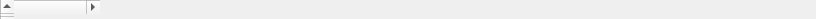
       <widget class="QHeaderView" name="headerView_2" native="true">
        <property name="enabled">
         <bool>true</bool>
        </property>
        <property name="geometry">
         <rect>
          <x>1</x>
          <y>1</y>
          <width>816</width>
          <height>19</height>
         </rect>
        </property>
        <property name="sizePolicy">
         <sizepolicy hsizetype="Expanding" vsizetype="Expanding">
          <horstretch>0</horstretch>
          <verstretch>0</verstretch>
         </sizepolicy>
        </property>
        <property name="minimumSize">
         <size>
          <width>0</width>
          <height>0</height>
         </size>
        </property>
        <property name="maximumSize">
         <size>
          <width>16777215</width>
          <height>16777215</height>
         </size>
        </property>
        <property name="sizeIncrement">
         <size>
          <width>0</width>
          <height>0</height>
         </size>
        </property>
        <property name="baseSize">
         <size>
          <width>0</width>
          <height>0</height>
         </size>
        </property>
        <property name="palette">
         <palette>
          <active/>
          <inactive/>
          <disabled/>
         </palette>
        </property>
        <property name="font">
         <font/>
        </property>
        <property name="cursor">
         <cursorShape>ArrowCursor</cursorShape>
        </property>
        <property name="mouseTracking">
         <bool>false</bool>
        </property>
        <property name="tabletTracking">
         <bool>false</bool>
        </property>
        <property name="focusPolicy">
         <enum>Qt::NoFocus</enum>
        </property>
        <property name="contextMenuPolicy">
         <enum>Qt::DefaultContextMenu</enum>
        </property>
        <property name="updatesEnabled">
         <bool>true</bool>
        </property>
        <property name="visible">
         <bool>true</bool>
        </property>
        <property name="acceptDrops">
         <bool>false</bool>
        </property>
        <property name="windowTitle">
         <string/>
        </property>
        <property name="windowIconText">
         <string/>
        </property>
        <property name="windowOpacity">
         <double>1.000000000000000</double>
        </property>
        <property name="windowModified">
         <bool>false</bool>
        </property>
        <property name="toolTip">
         <string/>
        </property>
        <property name="toolTipDuration">
         <number>-1</number>
        </property>
        <property name="statusTip">
         <string/>
        </property>
        <property name="whatsThis">
         <string/>
        </property>
        <property name="accessibleName">
         <string/>
        </property>
        <property name="accessibleDescription">
         <string/>
        </property>
        <property name="layoutDirection">
         <enum>Qt::LeftToRight</enum>
        </property>
        <property name="autoFillBackground">
         <bool>false</bool>
        </property>
        <property name="styleSheet">
         <string notr="true"/>
        </property>
        <property name="locale">
         <locale language="English" country="UnitedStates"/>
        </property>
        <property name="windowFilePath">
         <string/>
        </property>
        <property name="inputMethodHints">
         <set>Qt::ImhNone</set>
        </property>
        <property name="midLineWidth" stdset="0">
         <number>0</number>
        </property>
        <property name="cascadingSectionResizes" stdset="0">
         <bool>false</bool>
        </property>
        <property name="maximumSectionSize" stdset="0">
         <number>1048575</number>
        </property>
        <property name="dragEnabled" stdset="0">
         <bool>false</bool>
        </property>
        <property name="showSortIndicator" stdset="0">
         <bool>false</bool>
        </property>
        <property name="lineWidth" stdset="0">
         <number>1</number>
        </property>
        <property name="minimumSectionSize" stdset="0">
         <number>26</number>
        </property>
        <property name="defaultSectionSize" stdset="0">
         <number>100</number>
        </property>
        <property name="alternatingRowColors" stdset="0">
         <bool>false</bool>
        </property>
        <property name="tabKeyNavigation" stdset="0">
         <bool>false</bool>
        </property>
        <property name="autoScroll" stdset="0">
         <bool>true</bool>
        </property>
        <property name="autoScrollMargin" stdset="0">
         <number>16</number>
        </property>
        <property name="iconSize" stdset="0">
         <size>
          <width>-1</width>
          <height>-1</height>
         </size>
        </property>
        <property name="dragDropOverwriteMode" stdset="0">
         <bool>false</bool>
        </property>
        <property name="highlightSections" stdset="0">
         <bool>true</bool>
        </property>
        <property name="firstSectionMovable" stdset="0">
         <bool>true</bool>
        </property>
        <property name="showDropIndicator" stdset="0">
         <bool>true</bool>
        </property>
        <property name="frameRect" stdset="0">
         <rect>
          <x>0</x>
          <y>0</y>
          <width>816</width>
          <height>19</height>
         </rect>
        </property>
        <property name="stretchLastSection" stdset="0">
         <bool>false</bool>
        </property>
        <widget class="QWidget" name="qt_scrollarea_viewport_3" native="true">
         <property name="enabled">
          <bool>true</bool>
         </property>
         <property name="geometry">
          <rect>
           <x>0</x>
           <y>0</y>
           <width>816</width>
           <height>19</height>
          </rect>
         </property>
         <property name="sizePolicy">
          <sizepolicy hsizetype="Preferred" vsizetype="Preferred">
           <horstretch>0</horstretch>
           <verstretch>0</verstretch>
          </sizepolicy>
         </property>
         <property name="minimumSize">
          <size>
           <width>0</width>
           <height>0</height>
          </size>
         </property>
         <property name="maximumSize">
          <size>
           <width>16777215</width>
           <height>16777215</height>
          </size>
         </property>
         <property name="sizeIncrement">
          <size>
           <width>0</width>
           <height>0</height>
          </size>
         </property>
         <property name="baseSize">
          <size>
           <width>0</width>
           <height>0</height>
          </size>
         </property>
         <property name="palette">
          <palette>
           <active/>
           <inactive/>
           <disabled/>
          </palette>
         </property>
         <property name="font">
          <font/>
         </property>
         <property name="cursor">
          <cursorShape>ArrowCursor</cursorShape>
         </property>
         <property name="mouseTracking">
          <bool>true</bool>
         </property>
         <property name="tabletTracking">
          <bool>false</bool>
         </property>
         <property name="focusPolicy">
          <enum>Qt::NoFocus</enum>
         </property>
         <property name="contextMenuPolicy">
          <enum>Qt::DefaultContextMenu</enum>
         </property>
         <property name="updatesEnabled">
          <bool>true</bool>
         </property>
         <property name="visible">
          <bool>true</bool>
         </property>
         <property name="acceptDrops">
          <bool>false</bool>
         </property>
         <property name="windowTitle">
          <string/>
         </property>
         <property name="windowIconText">
          <string/>
         </property>
         <property name="windowOpacity">
          <double>1.000000000000000</double>
         </property>
         <property name="windowModified">
          <bool>false</bool>
         </property>
         <property name="toolTip">
          <string/>
         </property>
         <property name="toolTipDuration">
          <number>-1</number>
         </property>
         <property name="statusTip">
          <string/>
         </property>
         <property name="whatsThis">
          <string/>
         </property>
         <property name="accessibleName">
          <string/>
         </property>
         <property name="accessibleDescription">
          <string/>
         </property>
         <property name="layoutDirection">
          <enum>Qt::LeftToRight</enum>
         </property>
         <property name="autoFillBackground">
          <bool>true</bool>
         </property>
         <property name="styleSheet">
          <string notr="true"/>
         </property>
         <property name="locale">
          <locale language="English" country="UnitedStates"/>
         </property>
         <property name="windowFilePath">
          <string/>
         </property>
         <property name="inputMethodHints">
          <set>Qt::ImhNone</set>
         </property>
        </widget>
        <widget class="QWidget" name="qt_scrollarea_hcontainer_2">
         <property name="enabled">
          <bool>true</bool>
         </property>
         <property name="geometry">
          <rect>
           <x>0</x>
           <y>0</y>
           <width>100</width>
           <height>30</height>
          </rect>
         </property>
         <property name="sizePolicy">
          <sizepolicy hsizetype="Preferred" vsizetype="Preferred">
           <horstretch>0</horstretch>
           <verstretch>0</verstretch>
          </sizepolicy>
         </property>
         <property name="minimumSize">
          <size>
           <width>0</width>
           <height>0</height>
          </size>
         </property>
         <property name="maximumSize">
          <size>
           <width>16777215</width>
           <height>16777215</height>
          </size>
         </property>
         <property name="sizeIncrement">
          <size>
           <width>0</width>
           <height>0</height>
          </size>
         </property>
         <property name="baseSize">
          <size>
           <width>0</width>
           <height>0</height>
          </size>
         </property>
         <property name="palette">
          <palette>
           <active/>
           <inactive/>
           <disabled/>
          </palette>
         </property>
         <property name="font">
          <font/>
         </property>
         <property name="cursor">
          <cursorShape>ArrowCursor</cursorShape>
         </property>
         <property name="mouseTracking">
          <bool>false</bool>
         </property>
         <property name="tabletTracking">
          <bool>false</bool>
         </property>
         <property name="focusPolicy">
          <enum>Qt::NoFocus</enum>
         </property>
         <property name="contextMenuPolicy">
          <enum>Qt::DefaultContextMenu</enum>
         </property>
         <property name="updatesEnabled">
          <bool>true</bool>
         </property>
         <property name="visible">
          <bool>false</bool>
         </property>
         <property name="acceptDrops">
          <bool>false</bool>
         </property>
         <property name="windowTitle">
          <string/>
         </property>
         <property name="windowIconText">
          <string/>
         </property>
         <property name="windowOpacity">
          <double>1.000000000000000</double>
         </property>
         <property name="windowModified">
          <bool>false</bool>
         </property>
         <property name="toolTip">
          <string/>
         </property>
         <property name="toolTipDuration">
          <number>-1</number>
         </property>
         <property name="statusTip">
          <string/>
         </property>
         <property name="whatsThis">
          <string/>
         </property>
         <property name="accessibleName">
          <string/>
         </property>
         <property name="accessibleDescription">
          <string/>
         </property>
         <property name="layoutDirection">
          <enum>Qt::LeftToRight</enum>
         </property>
         <property name="autoFillBackground">
          <bool>false</bool>
         </property>
         <property name="styleSheet">
          <string notr="true"/>
         </property>
         <property name="locale">
          <locale language="English" country="UnitedStates"/>
         </property>
         <property name="windowFilePath">
          <string/>
         </property>
         <property name="inputMethodHints">
          <set>Qt::ImhNone</set>
         </property>
         <layout class="QGridLayout" name="_7">
          <property name="sizeConstraint">
           <enum>QLayout::SetMaximumSize</enum>
          </property>
          <property name="leftMargin">
           <number>0</number>
          </property>
          <property name="topMargin">
           <number>0</number>
          </property>
          <property name="rightMargin">
           <number>0</number>
          </property>
          <property name="bottomMargin">
           <number>0</number>
          </property>
          <property name="spacing">
           <number>0</number>
          </property>
          <item row="0" column="0">
           <widget class="QScrollBar" name="scrollBar_4">
            <property name="enabled">
             <bool>true</bool>
            </property>
            <property name="sizePolicy">
             <sizepolicy hsizetype="Minimum" vsizetype="Fixed">
              <horstretch>0</horstretch>
              <verstretch>0</verstretch>
             </sizepolicy>
            </property>
            <property name="minimumSize">
             <size>
              <width>0</width>
              <height>0</height>
             </size>
            </property>
            <property name="maximumSize">
             <size>
              <width>16777215</width>
              <height>16777215</height>
             </size>
            </property>
            <property name="sizeIncrement">
             <size>
              <width>0</width>
              <height>0</height>
             </size>
            </property>
            <property name="baseSize">
             <size>
              <width>0</width>
              <height>0</height>
             </size>
            </property>
            <property name="palette">
             <palette>
              <active/>
              <inactive/>
              <disabled/>
             </palette>
            </property>
            <property name="font">
             <font/>
            </property>
            <property name="cursor">
             <cursorShape>ArrowCursor</cursorShape>
            </property>
            <property name="mouseTracking">
             <bool>false</bool>
            </property>
            <property name="tabletTracking">
             <bool>false</bool>
            </property>
            <property name="focusPolicy">
             <enum>Qt::NoFocus</enum>
            </property>
            <property name="contextMenuPolicy">
             <enum>Qt::DefaultContextMenu</enum>
            </property>
            <property name="updatesEnabled">
             <bool>true</bool>
            </property>
            <property name="visible">
             <bool>false</bool>
            </property>
            <property name="acceptDrops">
             <bool>false</bool>
            </property>
            <property name="windowTitle">
             <string/>
            </property>
            <property name="windowIconText">
             <string/>
            </property>
            <property name="windowOpacity">
             <double>1.000000000000000</double>
            </property>
            <property name="windowModified">
             <bool>false</bool>
            </property>
            <property name="toolTip">
             <string/>
            </property>
            <property name="toolTipDuration">
             <number>-1</number>
            </property>
            <property name="statusTip">
             <string/>
            </property>
            <property name="whatsThis">
             <string/>
            </property>
            <property name="accessibleName">
             <string/>
            </property>
            <property name="accessibleDescription">
             <string/>
            </property>
            <property name="layoutDirection">
             <enum>Qt::LeftToRight</enum>
            </property>
            <property name="autoFillBackground">
             <bool>false</bool>
            </property>
            <property name="styleSheet">
             <string notr="true"/>
            </property>
            <property name="locale">
             <locale language="English" country="UnitedStates"/>
            </property>
            <property name="windowFilePath">
             <string/>
            </property>
            <property name="inputMethodHints">
             <set>Qt::ImhNone</set>
            </property>
            <property name="minimum">
             <number>0</number>
            </property>
            <property name="maximum">
             <number>0</number>
            </property>
            <property name="singleStep">
             <number>1</number>
            </property>
            <property name="pageStep">
             <number>10</number>
            </property>
            <property name="value">
             <number>0</number>
            </property>
            <property name="sliderPosition">
             <number>0</number>
            </property>
            <property name="tracking">
             <bool>true</bool>
            </property>
            <property name="orientation">
             <enum>Qt::Horizontal</enum>
            </property>
            <property name="invertedAppearance">
             <bool>false</bool>
            </property>
            <property name="invertedControls">
             <bool>true</bool>
            </property>
            <property name="sliderDown">
             <bool>false</bool>
            </property>
           </widget>
          </item>
         </layout>
        </widget>
        <widget class="QWidget" name="qt_scrollarea_vcontainer_3">
         <property name="enabled">
          <bool>true</bool>
         </property>
         <property name="geometry">
          <rect>
           <x>0</x>
           <y>0</y>
           <width>100</width>
           <height>30</height>
          </rect>
         </property>
         <property name="sizePolicy">
          <sizepolicy hsizetype="Preferred" vsizetype="Preferred">
           <horstretch>0</horstretch>
           <verstretch>0</verstretch>
          </sizepolicy>
         </property>
         <property name="minimumSize">
          <size>
           <width>0</width>
           <height>0</height>
          </size>
         </property>
         <property name="maximumSize">
          <size>
           <width>16777215</width>
           <height>16777215</height>
          </size>
         </property>
         <property name="sizeIncrement">
          <size>
           <width>0</width>
           <height>0</height>
          </size>
         </property>
         <property name="baseSize">
          <size>
           <width>0</width>
           <height>0</height>
          </size>
         </property>
         <property name="palette">
          <palette>
           <active/>
           <inactive/>
           <disabled/>
          </palette>
         </property>
         <property name="font">
          <font/>
         </property>
         <property name="cursor">
          <cursorShape>ArrowCursor</cursorShape>
         </property>
         <property name="mouseTracking">
          <bool>false</bool>
         </property>
         <property name="tabletTracking">
          <bool>false</bool>
         </property>
         <property name="focusPolicy">
          <enum>Qt::NoFocus</enum>
         </property>
         <property name="contextMenuPolicy">
          <enum>Qt::DefaultContextMenu</enum>
         </property>
         <property name="updatesEnabled">
          <bool>true</bool>
         </property>
         <property name="visible">
          <bool>false</bool>
         </property>
         <property name="acceptDrops">
          <bool>false</bool>
         </property>
         <property name="windowTitle">
          <string/>
         </property>
         <property name="windowIconText">
          <string/>
         </property>
         <property name="windowOpacity">
          <double>1.000000000000000</double>
         </property>
         <property name="windowModified">
          <bool>false</bool>
         </property>
         <property name="toolTip">
          <string/>
         </property>
         <property name="toolTipDuration">
          <number>-1</number>
         </property>
         <property name="statusTip">
          <string/>
         </property>
         <property name="whatsThis">
          <string/>
         </property>
         <property name="accessibleName">
          <string/>
         </property>
         <property name="accessibleDescription">
          <string/>
         </property>
         <property name="layoutDirection">
          <enum>Qt::LeftToRight</enum>
         </property>
         <property name="autoFillBackground">
          <bool>false</bool>
         </property>
         <property name="styleSheet">
          <string notr="true"/>
         </property>
         <property name="locale">
          <locale language="English" country="UnitedStates"/>
         </property>
         <property name="windowFilePath">
          <string/>
         </property>
         <property name="inputMethodHints">
          <set>Qt::ImhNone</set>
         </property>
         <layout class="QGridLayout" name="_8">
          <property name="sizeConstraint">
           <enum>QLayout::SetMaximumSize</enum>
          </property>
          <property name="leftMargin">
           <number>0</number>
          </property>
          <property name="topMargin">
           <number>0</number>
          </property>
          <property name="rightMargin">
           <number>0</number>
          </property>
          <property name="bottomMargin">
           <number>0</number>
          </property>
          <property name="spacing">
           <number>0</number>
          </property>
          <item row="0" column="0">
           <widget class="QScrollBar" name="scrollBar_5">
            <property name="enabled">
             <bool>true</bool>
            </property>
            <property name="sizePolicy">
             <sizepolicy hsizetype="Fixed" vsizetype="Minimum">
              <horstretch>0</horstretch>
              <verstretch>0</verstretch>
             </sizepolicy>
            </property>
            <property name="minimumSize">
             <size>
              <width>0</width>
              <height>0</height>
             </size>
            </property>
            <property name="maximumSize">
             <size>
              <width>16777215</width>
              <height>16777215</height>
             </size>
            </property>
            <property name="sizeIncrement">
             <size>
              <width>0</width>
              <height>0</height>
             </size>
            </property>
            <property name="baseSize">
             <size>
              <width>0</width>
              <height>0</height>
             </size>
            </property>
            <property name="palette">
             <palette>
              <active/>
              <inactive/>
              <disabled/>
             </palette>
            </property>
            <property name="font">
             <font/>
            </property>
            <property name="cursor">
             <cursorShape>ArrowCursor</cursorShape>
            </property>
            <property name="mouseTracking">
             <bool>false</bool>
            </property>
            <property name="tabletTracking">
             <bool>false</bool>
            </property>
            <property name="focusPolicy">
             <enum>Qt::NoFocus</enum>
            </property>
            <property name="contextMenuPolicy">
             <enum>Qt::DefaultContextMenu</enum>
            </property>
            <property name="updatesEnabled">
             <bool>true</bool>
            </property>
            <property name="visible">
             <bool>false</bool>
            </property>
            <property name="acceptDrops">
             <bool>false</bool>
            </property>
            <property name="windowTitle">
             <string/>
            </property>
            <property name="windowIconText">
             <string/>
            </property>
            <property name="windowOpacity">
             <double>1.000000000000000</double>
            </property>
            <property name="windowModified">
             <bool>false</bool>
            </property>
            <property name="toolTip">
             <string/>
            </property>
            <property name="toolTipDuration">
             <number>-1</number>
            </property>
            <property name="statusTip">
             <string/>
            </property>
            <property name="whatsThis">
             <string/>
            </property>
            <property name="accessibleName">
             <string/>
            </property>
            <property name="accessibleDescription">
             <string/>
            </property>
            <property name="layoutDirection">
             <enum>Qt::LeftToRight</enum>
            </property>
            <property name="autoFillBackground">
             <bool>false</bool>
            </property>
            <property name="styleSheet">
             <string notr="true"/>
            </property>
            <property name="locale">
             <locale language="English" country="UnitedStates"/>
            </property>
            <property name="windowFilePath">
             <string/>
            </property>
            <property name="inputMethodHints">
             <set>Qt::ImhNone</set>
            </property>
            <property name="minimum">
             <number>0</number>
            </property>
            <property name="maximum">
             <number>0</number>
            </property>
            <property name="singleStep">
             <number>1</number>
            </property>
            <property name="pageStep">
             <number>10</number>
            </property>
            <property name="value">
             <number>0</number>
            </property>
            <property name="sliderPosition">
             <number>0</number>
            </property>
            <property name="tracking">
             <bool>true</bool>
            </property>
            <property name="orientation">
             <enum>Qt::Vertical</enum>
            </property>
            <property name="invertedAppearance">
             <bool>false</bool>
            </property>
            <property name="invertedControls">
             <bool>true</bool>
            </property>
            <property name="sliderDown">
             <bool>false</bool>
            </property>
           </widget>
          </item>
         </layout>
        </widget>
       </widget>
